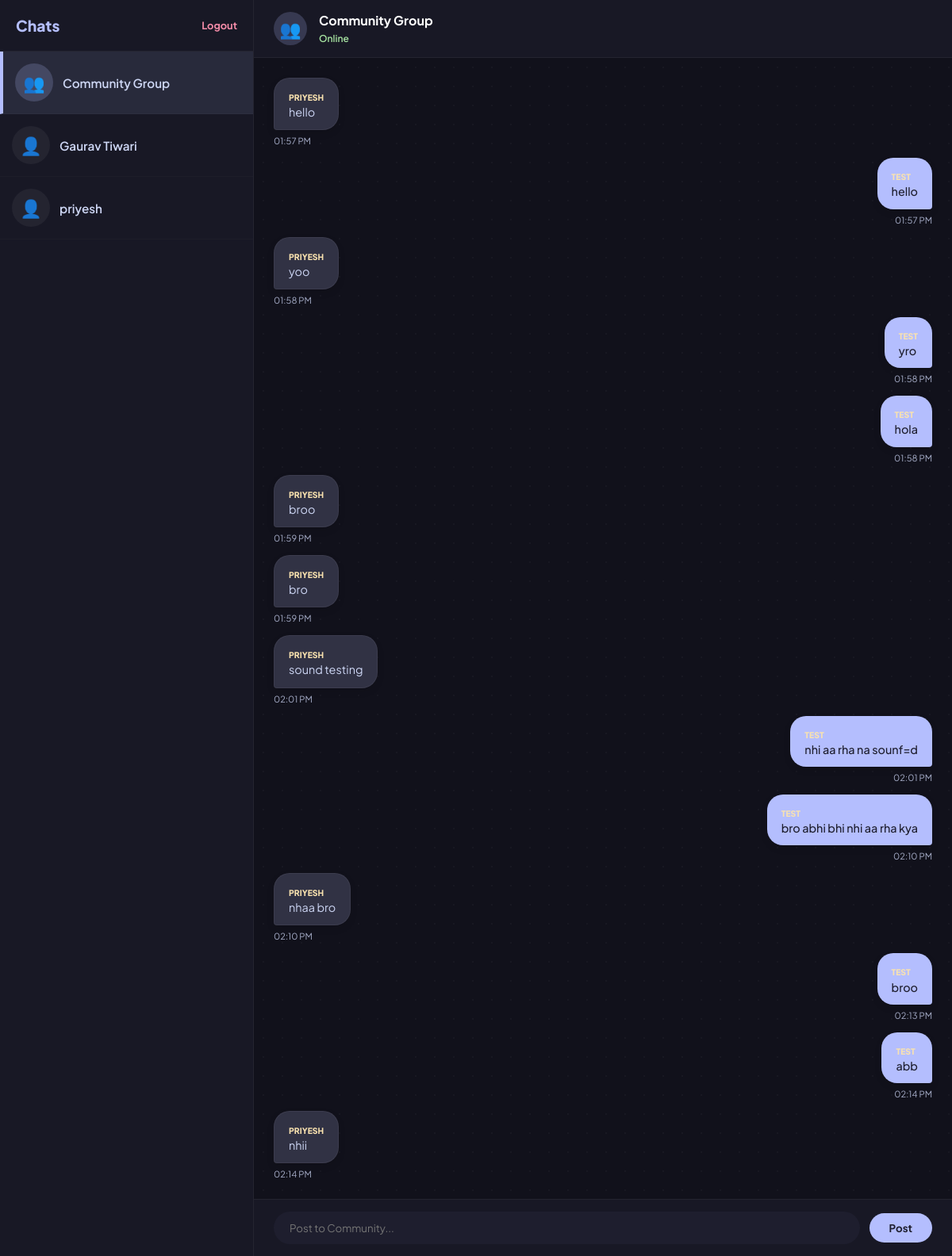
Page /chat (signed in) on the committed database.
### models.py (models this page shows)
class User(UserMixin, db.Model):
    id = db.Column(db.Integer, primary_key=True)
    username = db.Column(db.String(100), unique=True, nullable=False)
    email = db.Column(db.String(120), unique=True, nullable=False)
    password = db.Column(db.String(200), nullable=False)
    profile_image = db.Column(db.String(120), nullable=False, default='default.png')
    created_at = db.Column(db.DateTime, default=datetime.utcnow)

class Message(db.Model):
    id = db.Column(db.Integer, primary_key=True)
    sender_id = db.Column(db.Integer, db.ForeignKey('user.id'), nullable=False)
    recipient_id = db.Column(db.Integer, db.ForeignKey('user.id'), nullable=True) # Null means Community Group
    content = db.Column(db.Text, nullable=False)
    timestamp = db.Column(db.DateTime, default=datetime.utcnow)
    sender = db.relationship('User', foreign_keys=[sender_id], backref='sent_messages')
    recipient = db.relationship('User', foreign_keys=[recipient_id], backref='received_messages')

### app.py (the view)
@app.route('/chat')
@login_required
def chat():
    all_users = User.query.filter(User.username != current_user.username).all()
    history = Message.query.filter(
        (Message.recipient_id == None) |
        (Message.sender_id == current_user.id) |
        (Message.recipient_id == current_user.id)
    ).all()
    return render_template('chat.html', username=current_user.username, history=history, all_users=all_users)

### app.py (called while the page is built)
@login_manager.user_loader
def load_user(user_id):
    return User.query.get(int(user_id))

### templates/chat.html (shortened to what this page needs)
<!DOCTYPE html>
<html lang="en">
<head>
    <link rel="stylesheet" href="{{ url_for('static', filename='style.css') }}">
</head>
<body>
<div class="app-container">
    <aside class="sidebar">
        <header class="sidebar-header">
            <h3>Chats</h3>
            <a href="/logout" class="logout-btn">Logout</a>
        </header>
        <div class="users-list">
            <div class="user-item active" id="item-Community" onclick="switchChat('Community Group', 'groups', 'community_input')">
                <div class="avatar-wrapper group">👥</div>
                <div class="user-info">
                    <h5>Community Group <span id="badge-Community" class="unread-badge">0</span></h5>
                </div>
            </div>
            {% for user in all_users %}
            <div class="user-item" id="item-{{ user.username }}" onclick="switchChat('{{ user.username }}', 'user', 'user_input_{{ user.id }}')">
                <div class="avatar-wrapper single">👤</div>
                <div class="user-info">
                    <h5>{{ user.username }} <span id="badge-{{ user.username }}" class="unread-badge">0</span></h5>
                </div>
            </div>
            {% endfor %}
        </div>
    </aside>
    <main class="main-chat">
        <header class="chat-header">
            <div class="chat-about">
                <div id="header-avatar" class="avatar-wrapper group header-avatar">👥</div>
                <div class="chat-meta">
                    <h4 id="header-chat-name">Community Group</h4>
                    <span id="typing-status" class="status online">Online</span>
                </div>
            </div>
        </header>
        <div id="chat-box" class="chat-messages">
            {% for msg in history %}
                <div class="message-wrapper {{ 'sent-wrapper' if msg.sender.username == username else 'received-wrapper' }}"
                     data-sender="{{ msg.sender.username }}"
                     data-recipient="{{ msg.recipient.username if msg.recipient_id else 'Community Group' }}">
                    <div class="bubble {{ 'sent' if msg.sender.username == username else 'received' }}">
                        <span class="user-label">{{ msg.sender.username }}</span>
                        <p>{{ msg.content }}</p>
                    </div>
                    <span class="time-stamp">{{ msg.timestamp.strftime('%I:%M %p') }}</span>
                </div>
            {% endfor %}
        </div>
        <div class="input-container-group">
            <div id="community_input" class="user-input-dedicated active">
                <input type="text" oninput="isTyping()" placeholder="Post to Community...">
                <button onclick="sendMsg('community_input')" class="send-btn">Post</button>
            </div>
        </div>
    </main>
</div>
</body>
</html>

### static/style.css (style rules this page uses)
* { margin: 0; padding: 0; box-sizing: border-box; font-family: 'Plus Jakarta Sans', sans-serif; }
:root { --bg-app: #1e1e2e; --bg-sidebar: #181825; --bg-main: #11111b; --bg-input: #313244; --text-primary: #cdd6f4; --text-secondary: #a6adc8; --accent: #b4befe; --accent-dark: #74c7ec; --border: rgba(255, 255, 255, 0.05); }
body { background: var(--bg-app); height: 100vh; overflow: hidden; width: 100vw; }
.app-container { display: flex; width: 100%; height: 100vh; }
.sidebar { width: 320px; min-width: 320px; background: var(--bg-sidebar); border-right: 1px solid var(--border); display: flex; flex-direction: column; }
.sidebar-header { padding: 20px; display: flex; justify-content: space-between; align-items: center; border-bottom: 1px solid var(--border); }
.sidebar-header h3 { font-size: 1.2rem; color: var(--accent); font-weight: 800; }
.users-list { flex: 1; overflow-y: auto; }
.user-item { display: flex; align-items: center; padding: 15px; cursor: pointer; transition: 0.2s; border-bottom: 1px solid rgba(255, 255, 255, 0.02); }
.user-item.active { background: rgba(180, 190, 254, 0.1); border-left: 4px solid var(--accent); }
.avatar-wrapper { width: 48px; height: 48px; border-radius: 50%; margin-right: 12px; display: flex; align-items: center; justify-content: center; font-size: 22px; }
.avatar-wrapper.group { background: rgba(180, 190, 254, 0.2); color: var(--accent); }
.avatar-wrapper.single { background: rgba(255, 255, 255, 0.05); color: var(--text-secondary); }
.user-info h5 { font-size: 0.95rem; font-weight: 600; color: var(--text-primary); }
.main-chat { flex: 1; display: flex; flex-direction: column; background: var(--bg-main); overflow: hidden; }
.chat-header { padding: 15px 25px; background: var(--bg-sidebar); border-bottom: 1px solid var(--border); }
.chat-about { display: flex; align-items: center; }
.header-avatar { width: 42px; height: 42px; margin-right: 15px; }
.chat-meta h4 { font-size: 1rem; font-weight: 700; color: white; }
.status.online { font-size: 0.75rem; color: #a6e3a1; font-weight: 600; }
.chat-messages { flex: 1; padding: 25px; overflow-y: auto; overflow-x: hidden; display: flex; flex-direction: column; gap: 15px; background-image: radial-gradient(rgba(255,255,255,0.03) 1px, transparent 0); background-size: 24px 24px; }
.message-wrapper { display: flex; flex-direction: column; max-width: 70%; }
.sent-wrapper { align-self: flex-end; align-items: flex-end; }
.received-wrapper { align-self: flex-start; align-items: flex-start; }
.bubble { padding: 12px 18px; border-radius: 20px; font-size: 0.9rem; line-height: 1.4; position: relative; box-shadow: 0 4px 10px rgba(0,0,0,0.1); }
.sent { background: var(--accent); color: #1e1e2e; font-weight: 500; border-bottom-right-radius: 4px; }
.received { background: var(--bg-input); color: var(--text-primary); border: 1px solid var(--border); border-bottom-left-radius: 4px; }
.user-label { font-size: 0.65rem; font-weight: 800; color: #f9e2af; margin-bottom: 5px; text-transform: uppercase; }
.time-stamp { font-size: 0.7rem; color: var(--text-secondary); margin-top: 6px; }
.input-container-group { background: var(--bg-sidebar); padding: 15px 25px; border-top: 1px solid var(--border); }
.user-input-dedicated { display: none; gap: 12px; align-items: center; }
.user-input-dedicated.active { display: flex; }
.user-input-dedicated input { flex: 1; padding: 12px 20px; border-radius: 25px; border: none; background: var(--bg-app); color: white; outline: none; transition: 0.3s; }
.send-btn { background: var(--accent); border: none; padding: 10px 25px; border-radius: 25px; color: #1e1e2e; font-weight: 700; cursor: pointer; transition: 0.2s; }
.logout-btn { color: #f38ba8; text-decoration: none; font-size: 0.8rem; font-weight: 700; }

### rows in the picture
User: username "Gaurav Tiwari"
User: username "priyesh"
Message: sender.username "PRIYESH", content "hello", timestamp "01:57 PM"
Message: sender.username "TEST", content "hello", timestamp "01:57 PM"
Message: sender.username "PRIYESH", content "yoo", timestamp "01:58 PM"
Message: sender.username "TEST", content "yro", timestamp "01:58 PM"
Message: sender.username "TEST", content "hola", timestamp "01:58 PM"
Message: sender.username "PRIYESH", content "broo", timestamp "01:59 PM"
Message: sender.username "PRIYESH", content "bro", timestamp "01:59 PM"
Message: sender.username "PRIYESH", content "sound testing", timestamp "02:01 PM"
Message: sender.username "TEST", content "nhi aa rha na sounf=d", timestamp "02:01 PM"
Message: sender.username "TEST", content "bro abhi bhi nhi aa rha kya", timestamp "02:10 PM"
Message: sender.username "PRIYESH", content "nhaa bro", timestamp "02:10 PM"
Message: sender.username "TEST", content "broo", timestamp "02:13 PM"
Message: sender.username "TEST", content "abb", timestamp "02:14 PM"
Message: sender.username "PRIYESH", content "nhii", timestamp "02:14 PM"
